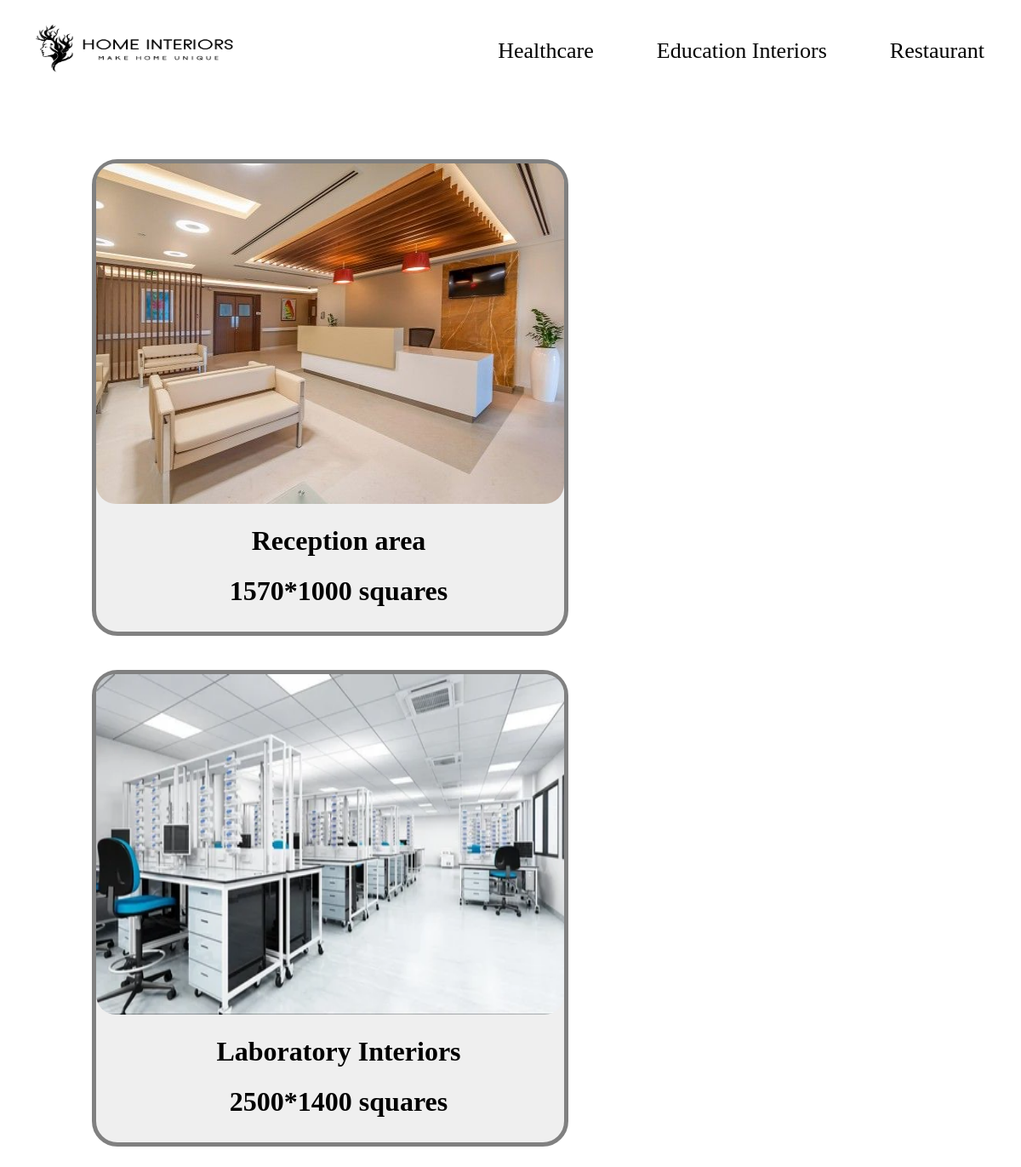
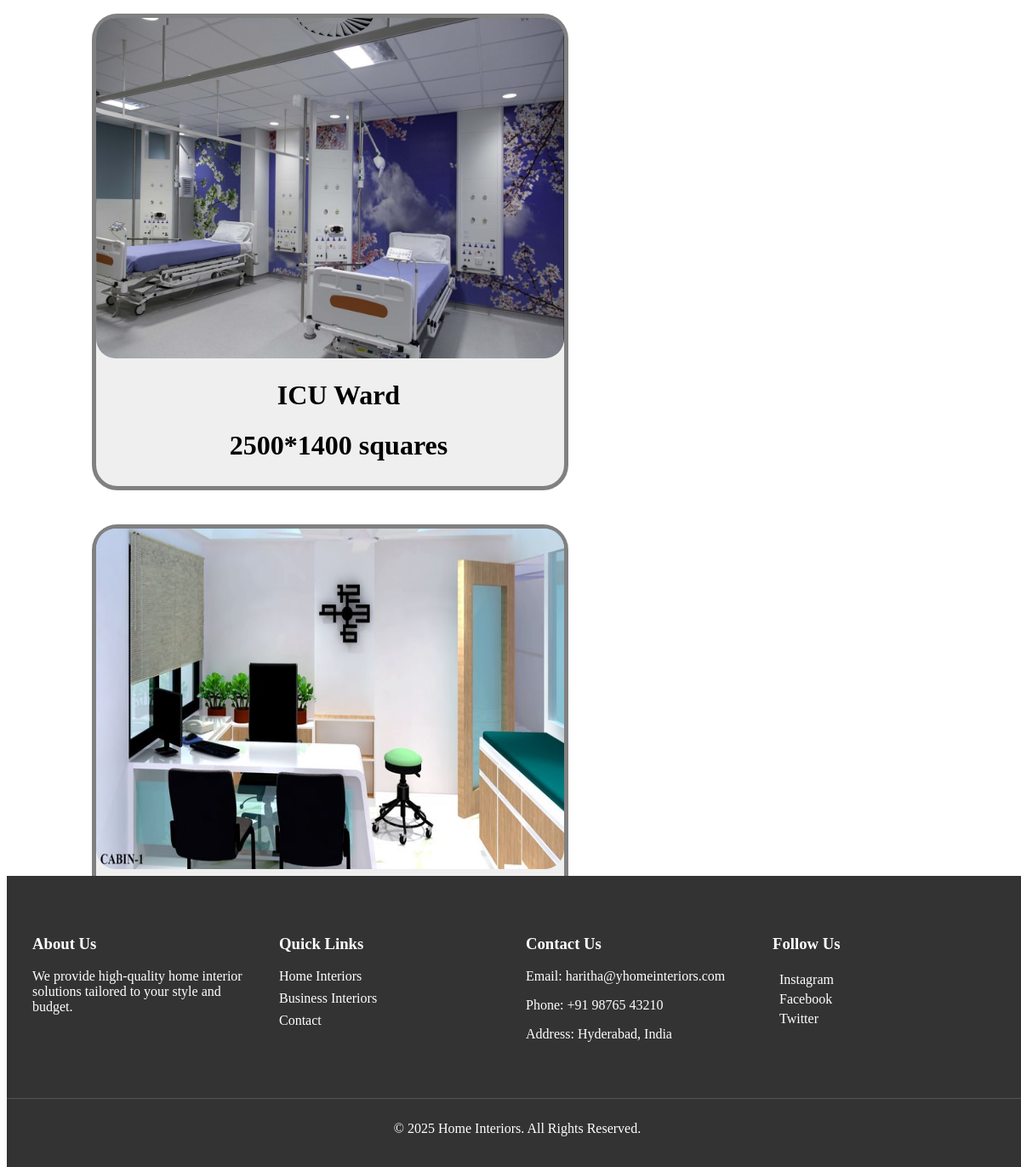
The page /business_cateogries/1/ on the database its author committed (2 pictures, top to bottom).
### app/models.py (models this page shows, shortened)
class Business(models.Model):
    category_name=models.CharField(max_length=40)
    desc=models.CharField(max_length=100)
    pic=models.ImageField(upload_to='categories/2')

### category/models.py (models this page shows, shortened)
class Business_Cateogries(models.Model):
    name=models.CharField(max_length=20)
    pic=models.ImageField(upload_to='kitchen/1')
    dimensions=models.CharField(max_length=20)
    price=models.IntegerField()
    desc=models.CharField(max_length=450)
    category=models.ForeignKey(Business,on_delete=models.CASCADE)

### category/views.py (the view)
# urls.py: path('business_cateogries/<int:id>/',business_cateogries,name='business_cateogries'),
def business_cateogries(request,id):
    data=Business_Cateogries.objects.filter(category_id=id)
    data1=Business.objects.all()
    return render(request,'business_cateogries.html',{'data':data,'data1':data1})

### templates/business_cateogries.html (shortened to what this page needs)
{%load static %}
<!DOCTYPE html>
<html lang="en">
<head>
    <link rel="stylesheet" href="{% static 'bus.css' %}">
</head>
<body>
    {% if data1 %}
    <nav id="nav_bar">
        <li><img src="{% static 'images/logo1.png' %}" alt="Logo" id="logo_img"></li>
        <li>
        {% for i in data1 %}
            <a href="{% url 'category:business_cateogries' i.id %}">{{ i.category_name }}</a>
        {% endfor %}
        </li>
    </nav>
    {% endif %}
    <br><br>
    {% for i in data %}
    <div id="container">
       <a href="{% url 'category:businesscateogries_details' i.id %}"><img src="{{i.pic.url }}" alt="" id="sub_img"></a>
       <h1>{{i.name}}</h1>
       <h1>{{i.dimensions}}</h1>
    </div>
    {% endfor %}
    <div id="div1">
        <footer>
            <div class="footer-container">
                <div class="footer-section">
                    <h3>About Us</h3>
                    <p>We provide high-quality home interior solutions tailored to your style and budget.</p>
                </div>
                <div class="footer-section">
                    <h3>Quick Links</h3>
                    <ul>
                        <li><a href="{% url 'app:home' %}">Home Interiors</a></li>
                        <li><a href="{% url 'app:business' %}">Business Interiors</a></li>
                        <li><a href="{% url 'category:contactus' %}">Contact</a></li>
                    </ul>
                </div>
                <div class="footer-section">
                    <h3>Contact Us</h3>
                    <p>Email: haritha@yhomeinteriors.com</p>
                    <p>Phone: +91 98765 43210</p>
                    <p>Address: Hyderabad, India</p>
                </div>
                <div class="footer-section">
                    <h3>Follow Us</h3>
                    <a href="https://www.instagram.com" target="_blank">
                         Instagram
                    </a>
                    <br>
                    <a href="https://www.facebook.com" target="_blank">
                         Facebook
                    </a>
                    <br>
                    <a href="https://www.twitter.com" target="_blank">
                         Twitter
                    </a>
                </div>
            </div>
            <div class="footer-bottom">
                <p>&copy; 2025 Home Interiors. All Rights Reserved.</p>
            </div>
        </footer>
    </div>
</body>
</html>

### static/bus.css (style rules this page uses)
#nav_bar { display: flex; justify-content: space-between; align-items: center; border-radius: 5px; }
#logo_img { height: 40px; width: auto; }
#nav_bar a { color: black; text-decoration: none; padding: 10px 15px; margin: 0 20px; border-radius: 4px; font-size: 26px; gap: 100px; transition: background-color 0.3s ease, transform 0.2s ease; }
#nav_bar li { list-style: none; margin: 0; padding: 0; }
#container { width: 550px; height: 550px; border: 5px solid gray; margin-left: 100px; border-radius: 30px; float: left; margin-top: 40px; background-color:rgba(211, 211, 211, 0.36); }
#sub_img { width: 550px; height: 400px; border-radius: 23px; }
h1 { margin-left: 20px; text-align: center; }
#logo_img { width: 250px; height: 60px; position: relative; bottom: 20px; margin-left: 30px; margin-top: 39px; }
footer { background-color: #333; color: white; padding: 20px 0; margin-top: 50px; }
.footer-container { display: flex; justify-content: space-between; flex-wrap: wrap; max-width: 1200px; margin: 0 auto; padding: 20px; }
.footer-section { flex: 1; min-width: 250px; padding: 10px; text-align: left; }
.footer-section ul { list-style: none; padding: 0; }
.footer-section ul li { margin: 8px 0; }
.footer-section a { color: white; text-decoration: none; transition: 0.3s; }
.footer-bottom { text-align: center; margin-top: 20px; border-top: 1px solid #555; padding-top: 10px; }
footer { position:absolute; top: 2350px; width: 100%; }

### rows shown on the page
Business: category_name "Healthcare"
Business: category_name "Education Interiors"
Business: category_name "Restaurant"
Business_Cateogries: pic (picture), name "Reception area", dimensions "1570*1000 squares"
Business_Cateogries: pic (picture), name "Laboratory Interiors", dimensions "2500*1400 squares"
Business_Cateogries: pic (picture), name "ICU Ward", dimensions "2500*1400 squares"
Business_Cateogries: pic (picture)
